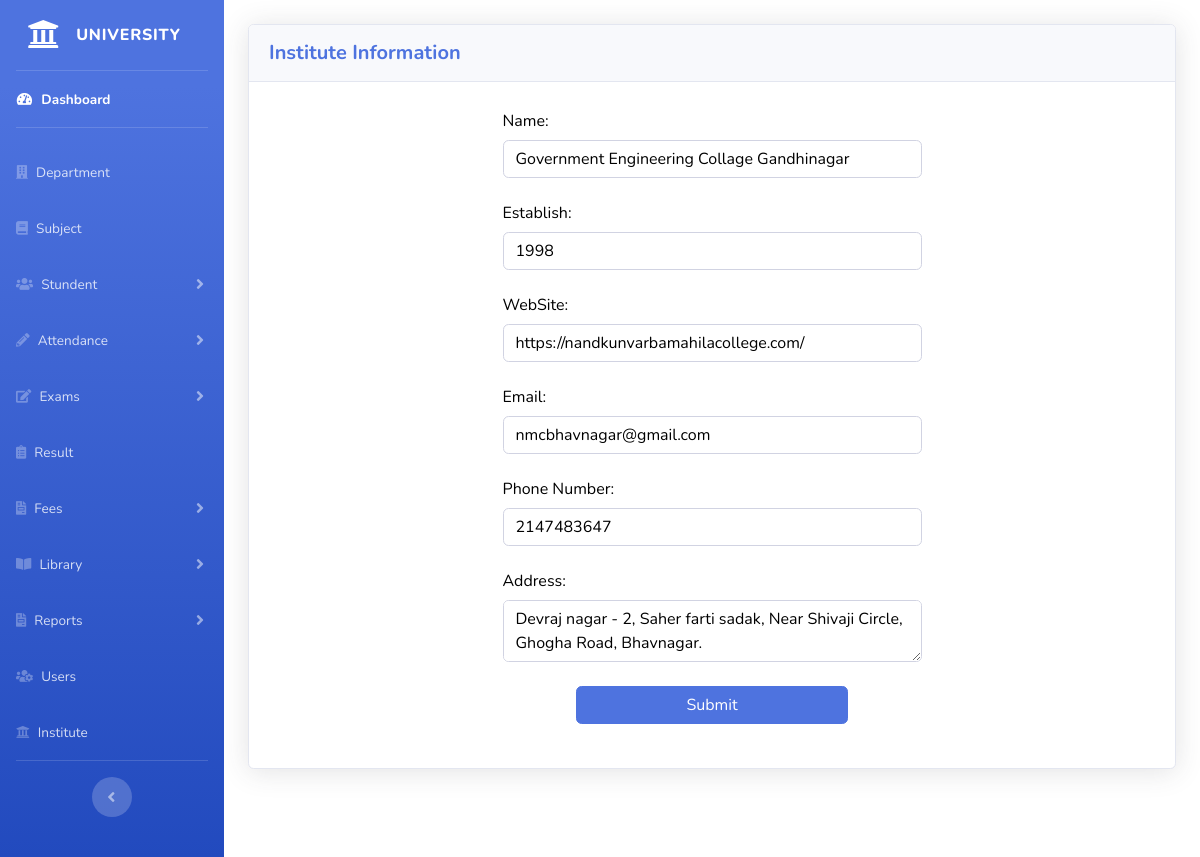
The app's page /institute.php (signed in), older data.
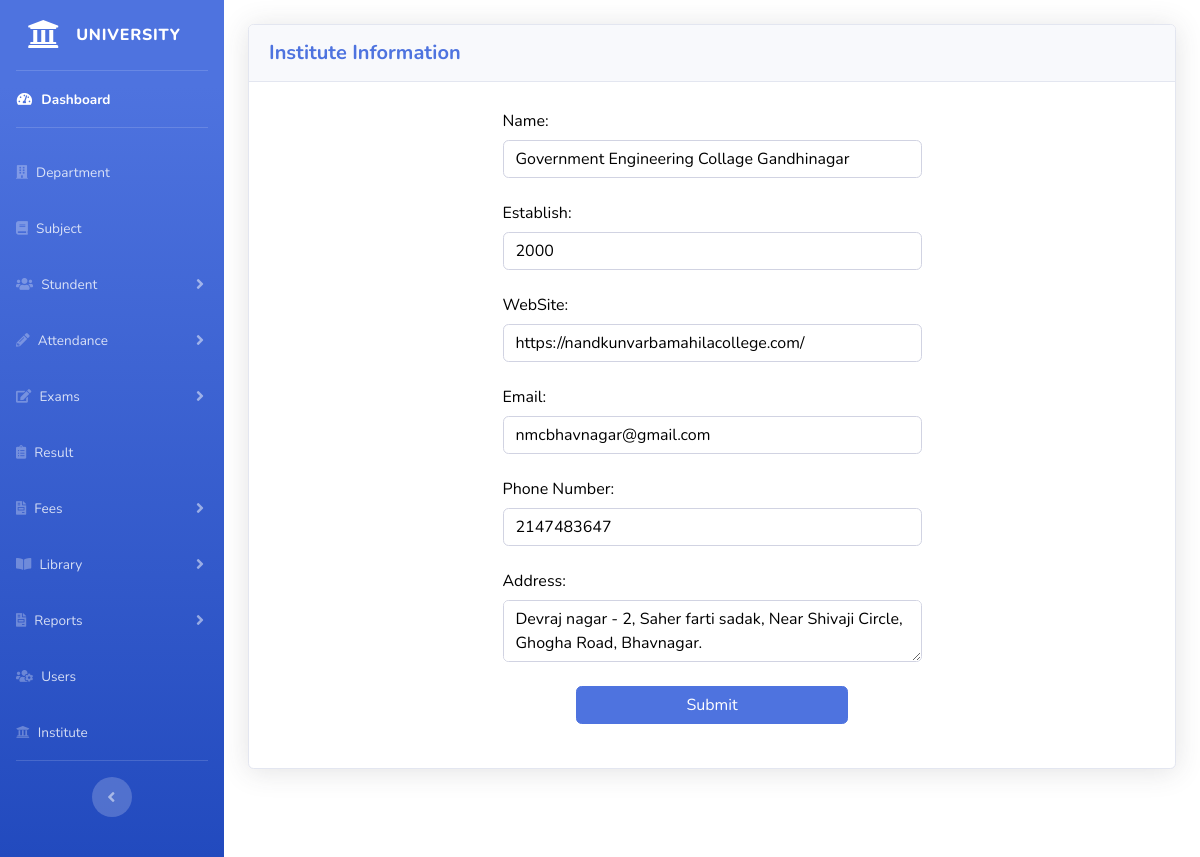
The same page, newer data.
### tables this page shows
CREATE TABLE `institute` (
  `institute_id` int(10) NOT NULL,
  `name` varchar(100) NOT NULL,
  `establish` year(4) NOT NULL,
  `website` varchar(50) NOT NULL,
  `email` varchar(50) NOT NULL,
  `phone_number` int(15) NOT NULL,
  `address` varchar(500) NOT NULL
);

### institute.php (the view, shortened to what this page needs)
<?php
include("security.php");
include("includes/header.php");
include("includes/navbar.php");
?>
<div class="container-fluid">
	<div class="card shadow mb-4 mt-4">
		<div class="card-header py-3">
			<h5 class="m-0 font-weight-bold text-primary">Institute Information</h5>
		</div>
		<div class="card-body">
			<?php
			$query = "SELECT * FROM institute WHERE institute_id ='1'";
			$query_run = mysqli_query($connection,$query);
			foreach($query_run as $row){
			?>
			<form action="#" method="POST">
				<div class="form-group col-md-6 mx-auto">
					<label for="name" class="col-form-label">Name:</label>
					<input type="text" class="form-control" id="name" name="name" value="<?php echo $row['name']?>" required>
				</div>
				<div class="form-group col-md-6 mx-auto">
					<label for="establish" class="col-form-label">Establish:</label>
					<input type="text" class="form-control" min="1900" max="2099" step="1" name="establish"  pattern="^19[5-9]\d|20[0-4]\d|2050$" title="Please enter your valid year" value="<?php echo $row['establish']?>" required/>
				</div>
				<div class="form-group col-md-6 mx-auto">
					<label for="web" class="col-form-label">WebSite:</label>
					<input type="url" class="form-control" id="web" name="web"  value="<?php echo $row['website']?>"required>
				</div>
				<div class="form-group col-md-6 mx-auto">
					<label for="email" class="col-form-label">Email:</label>
					<input type="email" class="form-control" id="email" name="email" value="<?php echo $row['email']?>" required>
				</div>
				<div class="form-group col-md-6 mx-auto">
					<label class="col-form-label" for="phone">Phone Number:</label>
					<input class="form-control" type="tel" id="phone" name="phone" value="<?php echo $row['phone_number']?>" required>
				</div>
				<div class="form-group col-md-6  mx-auto">
					<label for="address"   class="col-form-label">Address:</label>
					<textarea type="text" class="form-control" id="address" name="address" row="8" required><?php echo $row['address']?></textarea>
				</div>
				<div class="form-group col-md-4  mx-auto">
					<button type="submit" class="col mx-auto my-2 btn btn-primary" name="submit">Submit</button>
				</div>
			</form>
			<?php
			}
			?>
		</div>
	</div>
	<?php
		include("includes/scripts.php");
		include("includes/footer.php");
	?>

Row changes from the older to the newer data that the page shows:
changed institute "Government Engineering Collage Gandhinagar": establish "1998" → "2000"
